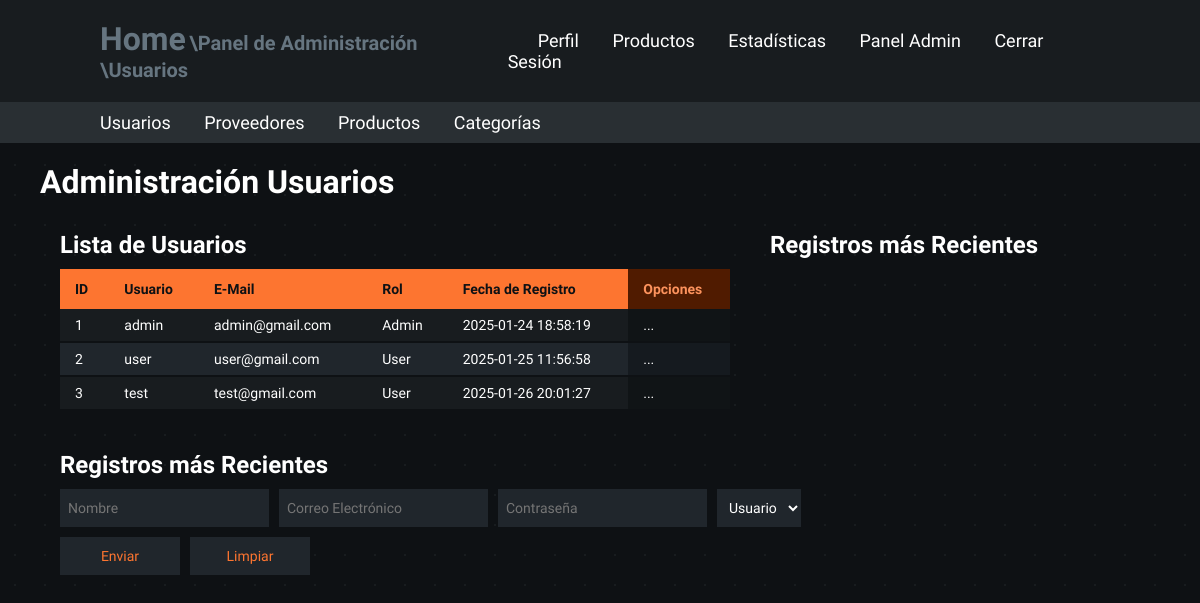
The app's page /admin-panel/users (signed in), older data.
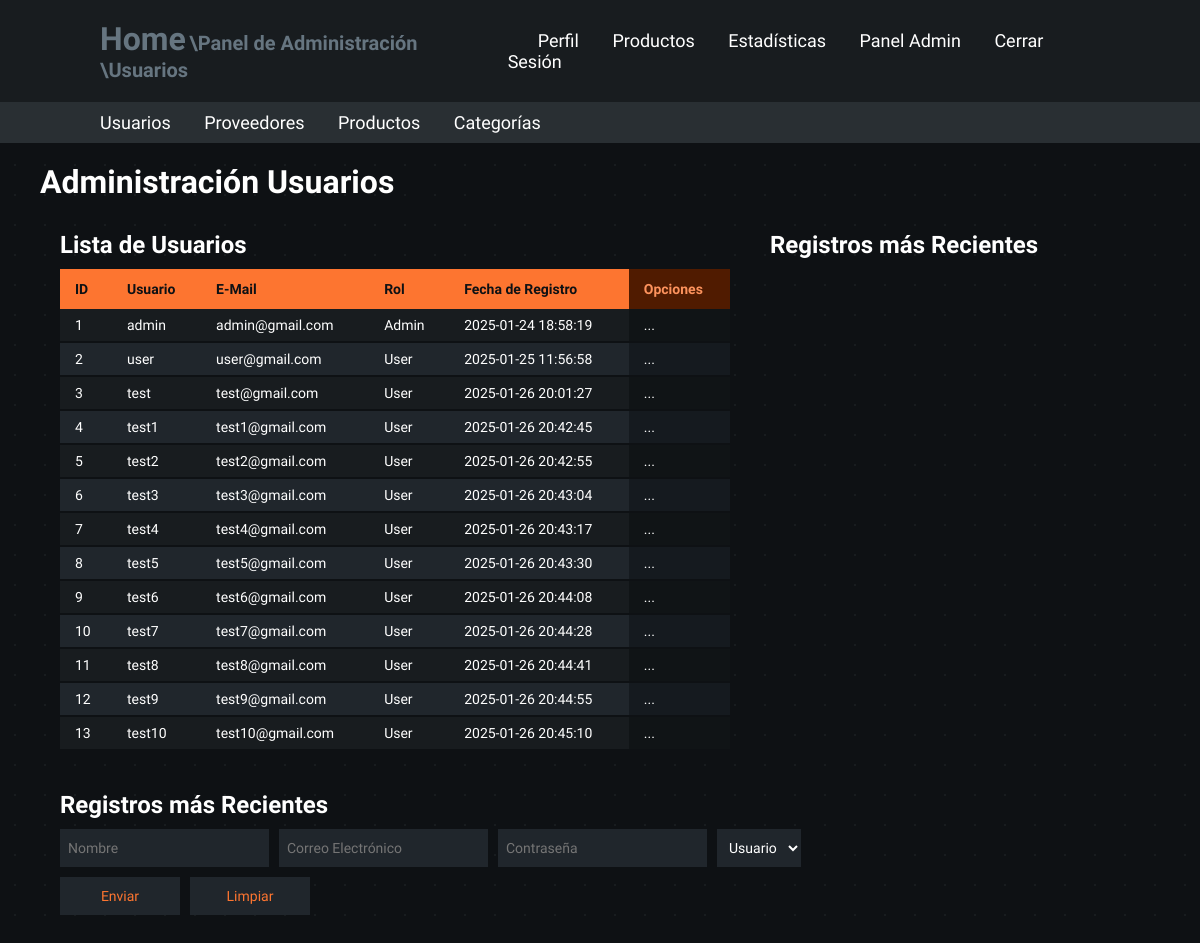
The same page, newer data.
### models.py (models this page shows, shortened)
class Users(db.Base):
    __tablename__ = "users"
    user_id = Column(Integer, primary_key=True)
    role_id = Column(Integer, ForeignKey("roles.role_id"), nullable=False)
    user_email = Column(String(255), nullable=False)
    user_hash_password = Column(String(255), nullable=False)
    user_name = Column(String(255), nullable=False, server_default="unidentified_user")
    user_register_date = Column(DateTime, nullable=False, server_default=text("CURRENT_TIMESTAMP"))
    @property
    def user_password(self):
        raise AttributeError('Password is not a readable Attribute!')

### app.py (the view)
@app.route("/admin-panel/users")
@admin_login_required
def admin_panel_users():
    registered_users = db.session.query(Users).order_by(Users.user_id)
    return render_template("admin_users.html", is_admin=session["is_admin"],
                           registered_users=registered_users)

### app.py (called while the page is built)
@app.before_request
def validate_session():
    if request.endpoint == 'static':
        return
    print("DEBUG - Validando Sesion")
    time.sleep(0.3)
    print("DEBUG - Sesion Validada")
    if 'user_id' in session:
        user = db.session.query(Users).filter_by(user_id=session['user_id']).first()
        if not user:
            session.clear()
            flash("Error - Sesión Expirada", "warning")
            return redirect(url_for("login"))
        elif user.role_id != session.get('role_id'):
            session['role_id'] = user.role_id
            session['is_admin'] = user.role_id == 0

def admin_login_required(original_function):
    @wraps(original_function)
    def decorated_function(*args, **kwargs):
        redirect_url = None
        if 'user_id' not in session:
            print("Not Logged In")
            return redirect(url_for('login'))
        user = db.session.query(Users).filter_by(user_id=session['user_id']).first()
        if not user or user.role_id != 0:
            print("Insufficient Roles")
            redirect_url = url_for('home')
        if redirect_url:
            return redirect(redirect_url)
        return original_function(*args, **kwargs)
    return decorated_function

### templates/admin_users.html (shortened to what this page needs)
<!DOCTYPE html>
<html lang="es">
<head>
    <link rel="stylesheet" href="../static/variables.css">
    <link rel="stylesheet" href="../static/main.css">
    <link rel="stylesheet" href="../static/containers.css">
    <link rel="stylesheet" href="../static/navbars.css">
    <link rel="stylesheet" href="../static/tables.css">
    <link rel="stylesheet" href="../static/fonts.css">
    <link rel="stylesheet" href="../static/forms.css">
</head>
<body class="general-body">
    <header class="header">
        <span>
            <a href="/" class="home">Home</a>
            <a href="/admin-panel" class="subrute"> \Panel de Administración</a>
            <a href="/admin-panel/users" class="subrute"> \Usuarios</a>
        </span>
        <nav class="navbar">
            <a href="/profile">Perfil</a>
            <a href="/products">Productos</a>
            <a href="/statistics">Estadísticas</a>
            {% if is_admin == True %}
                <a href="/admin-panel">Panel Admin</a>
            {% endif %}
            <a class="log-out" href="/cerrar-login">Cerrar Sesión</a>
        </nav>
    </header>
    <header class="admin-header">
        <nav class="admin-navbar">
            <a href="/admin-panel/users">Usuarios</a>
            <a href="/admin-panel/suppliers">Proveedores</a>
            <a href="/admin-panel/products">Productos</a>
            <a href="/admin-panel/categories">Categorías</a>
        </nav>
    </header>
    <section class="container-type-1">
        <h1>Administración Usuarios</h1>
    </section>
    <section class="container-type-1 flex-container flex-jst-sb">
        <article class="container-type-1 no-margin full-width">
            <h2>Lista de Usuarios</h2>
            <table class="table-type-1 alternate hover">
                <thead>
                    <tr>
                        <th class="th-title">ID</th>
                        <th class="th-title">Usuario</th>
                        <th class="th-title">E-Mail</th>
                        <th class="th-title">Rol</th>
                        <th class="th-title">Fecha de Registro</th>
                        <th class="th-option">Opciones</th>
                    </tr>
                </thead>
                <tbody">
                    {% if registered_users %}
                    {% for user in registered_users %}
                    <tr>
                        <td>{{user.user_id}}</td>
                        <td>{{user.user_name}}</td>
                        <td>{{user.user_email}}</td>
                        <td>
                            {% if user.role_id == 0 %}
                                Admin
                            {% else %}
                                User
                            {% endif %}
                        </td>
                        <td>{{user.user_register_date}}</td>
                        <td class="td-option">...</td>
                    </tr>
                    {% endfor %}
                    {% endif %}
            </table>
        </article>
        <article class="container-type-1 no-margin full-width">
            <h2>Registros más Recientes</h2>
        </article>
    </section>
    <section class="container-type-1 flex-container">
        <article class="no-margin">
            <h2>Registros más Recientes</h2>
            <form action="/admin-panel/users/add-user" method="POST" class="table-form-type-1">
                <fieldset class="flex-container">
                    <section>
                        <input type="text" id="name_input" placeholder="Nombre" name="txtUserName" required autocomplete="off">
                    </section>
                    <section>
                        <input type="email" id="email_input" placeholder="Correo Electrónico" name="txtEmail" required autocomplete="off">
                    </section>
                    <section>
                        <input type="password" id="password_input" placeholder="Contraseña" name="txtPassword" required autocomplete="off">
                    </section>
                    <section>
                        <select id="role" name="txtRole">
                            <option value="1">Usuario</option>
                        </select>
                    </section>
                </fieldset>
                <fieldset>
                    <section class="flex-container">
                        <section>
                            <button type="submit">Enviar</button>
                        </section>
                        <section>
                            <button type="reset">Limpiar</button>
                        </section>
                    </section>
                </fieldset>
                <fieldset>
                    <section id="error-message" class="general-form-message error">
                    </section>
                    <section id="success-message" class="general-form-message success">
                    </section>
                </fieldset>
            </form>
        </article>
    </section>
</body>
</html>

### static/variables.css (style rules this page uses)
:root { --background-gray: #0e1114; --background-details: #181c1f; --unregistered-background-details: rgba(255, 255, 255, 0.05); --t04-gray: rgba(255, 255, 255, 0.4); --t02-gray: rgba(255, 255, 255, 0.2); --t1-white: rgba(255, 255, 255, 1); --error-red: rgb(239 68 68); --success-green: rgb(122, 239, 68); --warning-yellow: rgb(236, 218, 52); --light-gray: #b3b3b3; --main-gray: #181c1f; --main-gray-c: #292f33; --bgray-1: #181c1f; --bgray-1-c: #101416; --bgray-2: #20262c; --bgray-2-c: #151a1f; --bgray-3: #0e1114; --bgray-4: #3a454d; --bgray-5: #667580; --main-orange: #fd7530; --pale-orange: #fd935d; --dark-orange: #501b00; --highlight-red: rgb(239 68 68); }

### static/main.css (style rules this page uses)
* { margin: 0; padding: 0; box-sizing: border-box; font-family: "Lexend", Arial, Helvetica, sans-serif; color: var(--t1-white); }
body { min-height: 100dvh; background-color: var(--background-gray); }
.general-body { background-size: 30px 30px; background-image: radial-gradient(circle, var(--background-details) 1px, var(--background-gray) 1px); }
header { top: 0; left: 0; width: 100%; padding: 20px 100px; margin: 0; }
.header { background: var(--main-gray); display: flex; justify-content: space-between; align-items: center; z-index: 100; }
.admin-header { background: var(--main-gray-c); display: flex; justify-content: space-between; align-items: center; z-index: 100; padding: 10px 100px; }

### static/containers.css (style rules this page uses)
.container-type-1 { margin: 20px 40px; max-height: 600px; }
.no-margin { margin: 0; }
.full-width { width: 100%; }
.flex-container { display: flex; }
.flex-jst-sb { justify-content: space-between; }

### static/navbars.css (style rules this page uses)
.navbar a { position: relative; font-size: 18px; color: var(--t1-white); font-weight: 500; text-decoration: none; margin-left: 30px; transition: .3s; }
.admin-navbar a { position: relative; font-size: 18px; color: var(--t1-white); font-weight: 500; text-decoration: none; margin-right: 30px; transition: .3s; }
.home { color: var(--bgray-5); font-size: 32px; text-decoration: none; font-weight: 700; transition: .3s; }
.subrute { color: var(--bgray-5); font-size: 20px; text-decoration: none; font-weight: 700; transition: .3s; }

### static/tables.css (style rules this page uses)
.table-type-1 { margin: 10px 20px; border-collapse: collapse; min-width: 670px; }
.table-type-1 thead tr .th-title { background-color: var(--main-orange); text-align: left; color: var(--bgray-3); font-weight: 700; }
.table-type-1 thead tr .th-option { background-color: var(--dark-orange); text-align: left; color: var(--pale-orange); font-weight: 700; }
.table-type-1 tbody tr { background-color: var(--bgray-1); border-bottom: 2px solid var(--bgray-3); }
.table-type-1.alternate tbody tr:nth-of-type(even) { background-color: var(--bgray-2); }
.table-type-1 tbody tr .td-option { background-color: var(--bgray-1-c); border-bottom: 2px solid var(--bgray-3); transition: 0.2s; }
.table-type-1.alternate tbody tr:nth-of-type(even) .td-option { background-color: var(--bgray-2-c); }
.table-type-1 tbody td { padding: 8px 15px; transition: 0.2s; }
.table-type-1 thead th { padding: 12px 15px; }

### static/forms.css (style rules this page uses)
.table-form-type-1 { margin: 10px 20px; display: flex; flex-direction: column; min-width: 670px; }
.table-form-type-1 fieldset { border: none; outline: none; margin: 0 0 10px 0; }
.table-form-type-1 input, .table-form-type-1 select { height: 38px; background-color: var(--bgray-2); border: none; outline: none; padding: 10px 8px; margin: 0 10px 0 0; transition: 0.3s; }
.table-form-type-1 button { color: var(--main-orange); height: 38px; min-width: 120px; background-color: var(--bgray-2); border: none; outline: none; padding: 10px 8px; margin: 0 10px 0 0; transition: 0.3s; }
.general-form-message { font-size: 14px; font-weight: 500; padding: 10px 0 0 20px; opacity: 1; }
.general-form-message.error { color: var(--error-red); }
.general-form-message.success { color: var(--success-green); }

Row changes from the older to the newer data that the page shows:
added Users: user_id "4", user_name "test1", user_email "test1@gmail.com", shows "User", user_register_date "2025-01-26 20:42:45"
added Users: user_id "5", user_name "test2", user_email "test2@gmail.com", shows "User", user_register_date "2025-01-26 20:42:55"
added Users: user_id "6", user_name "test3", user_email "test3@gmail.com", shows "User", user_register_date "2025-01-26 20:43:04"
added Users: user_id "7", user_name "test4", user_email "test4@gmail.com", shows "User", user_register_date "2025-01-26 20:43:17"
added Users: user_id "8", user_name "test5", user_email "test5@gmail.com", shows "User", user_register_date "2025-01-26 20:43:30"
added Users: user_id "9", user_name "test6", user_email "test6@gmail.com", shows "User", user_register_date "2025-01-26 20:44:08"
added Users: user_id "10", user_name "test7", user_email "test7@gmail.com", shows "User", user_register_date "2025-01-26 20:44:28"
added Users: user_id "11", user_name "test8", user_email "test8@gmail.com", shows "User", user_register_date "2025-01-26 20:44:41"
added Users: user_id "12", user_name "test9", user_email "test9@gmail.com", shows "User", user_register_date "2025-01-26 20:44:55"
added Users: user_id "13", user_name "test10", user_email "test10@gmail.com", shows "User", user_register_date "2025-01-26 20:45:10"
